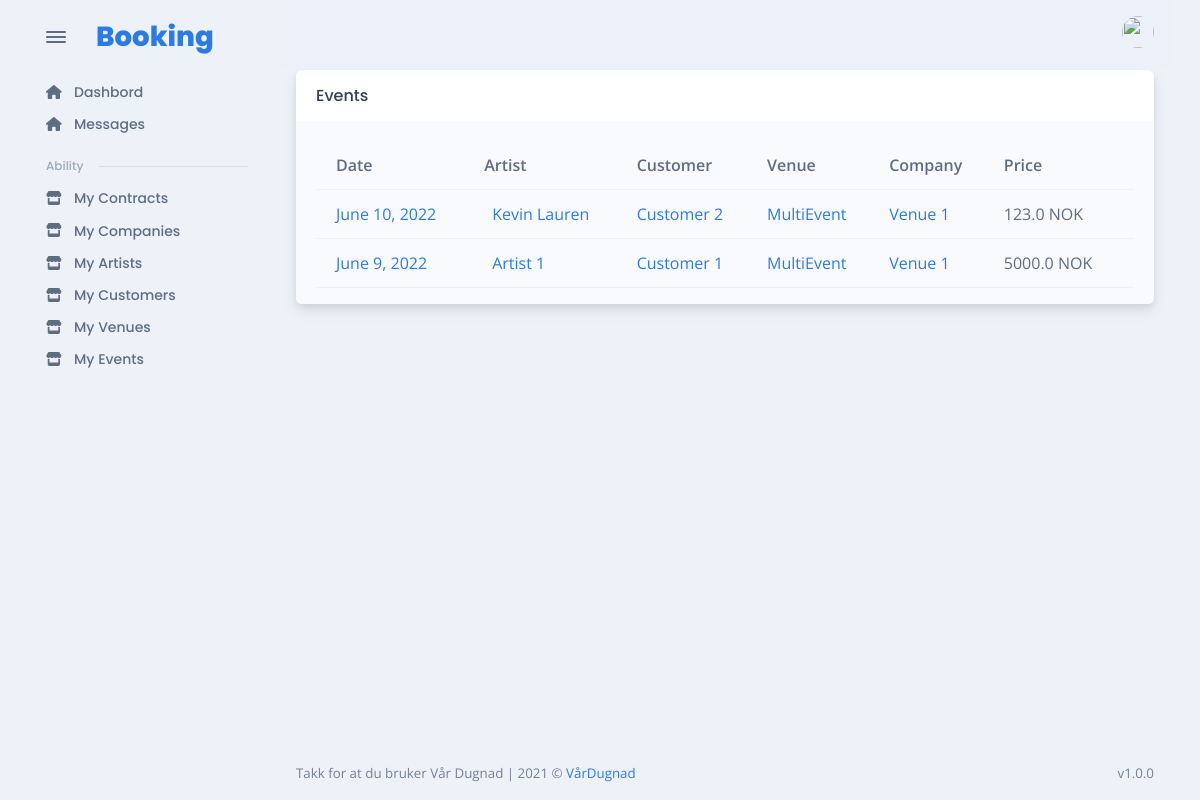
The page /event/list/ (signed in) on the database as committed earlier.
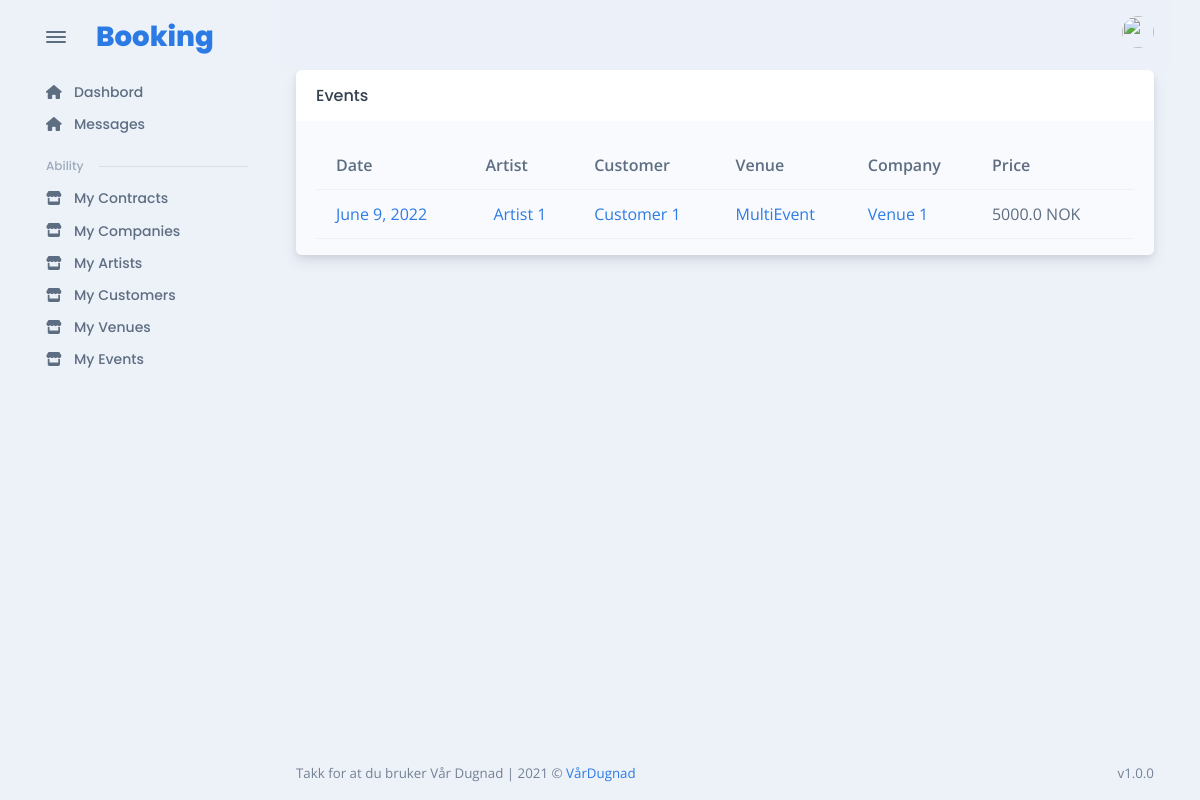
The same page on the database as committed later.
### contract/models.py (models this page shows, shortened)
class ContractEventTeam(models.Model):
    contract = models.ForeignKey(
        Contract, verbose_name=("Event"), on_delete=models.CASCADE
    )
    user = models.ForeignKey(
        User, verbose_name=("Event User"), on_delete=models.CASCADE
    )
    role = models.CharField("role", max_length=255)
    class Meta:
        unique_together = (
            "contract",
            "user",
        )

class Contract(models.Model):
    artist = models.ForeignKey(
        Artist, verbose_name=("Contract artist"), on_delete=models.CASCADE, null=True
    )
    customer = models.ForeignKey(
        Customer, verbose_name=("Customer"), on_delete=models.CASCADE, null=True
    )
    company = models.ForeignKey(
        Company, verbose_name=("Company"), on_delete=models.CASCADE, null=True
    )
    venue = models.ForeignKey(
        Venue, verbose_name=("Venue"), on_delete=models.CASCADE, null=True
    )
    price = models.FloatField(("Price"), max_length=255)
    payment_methods = models.TextField(("Payment Methods"), null=True)
    date = models.DateField("Date", null=True)
    comment = models.TextField(("Comment"), blank=True, null=True)
    visible = models.BooleanField(("Visible"), default=True, null=True)
    signed = models.BooleanField(("Signed"), default=False, null=True)
    ADITIONAL_STAFF_CHOICES = (
        ("Reise", "Reise"),
        ("Hotell", "Hotell"),
        ("Tono", "Tono"),
        ("Interntransport", "Interntransport"),
        ("Middag", "Middag"),
        ("Lunsj", "Lunsj"),
        ("Teknikk", "Teknikk"),
    )
    aditional_staff = MultiSelectField(choices=ADITIONAL_STAFF_CHOICES, null=True)
    contract = RichTextField("Artist Contract", null=True, blank=True)
    contract_pdf_url = models.CharField(
        ("Contract PDF"), max_length=150, null=True, blank=True
    )
    class Meta:
        unique_together = (
            "artist",
            "customer",
        )

### artist/models.py (models this page shows, shortened)
class Artist(models.Model):
    name = models.CharField("name", max_length=255, unique=True)
    technical_raider = RichTextField("technical raider")
    hospitality_raider = RichTextField("technical raider")
    active = models.BooleanField(default=True)

### customer/models.py (models this page shows, shortened)
class Customer(models.Model):
    organization_number = models.CharField("Organization number", max_length=255, unique=True)
    name = models.CharField("Name", max_length=255, unique=True)
    address = models.CharField("Address", max_length=255)
    zip_code = models.CharField("Zip Code", max_length=255)
    city = models.CharField("City", max_length=255)
    active = models.BooleanField(default=True)

### company/models.py (models this page shows, shortened)
class Company(models.Model):
    organization_number = models.CharField(("Organozation Number"), max_length=150)
    name = models.CharField(("Name"), max_length=150)
    address = models.CharField(("Address"), max_length=150)
    zip_code = models.CharField(("Zip Code"), max_length=50)
    city = models.CharField(("City"), max_length=50)
    terms = RichTextField("Terms", null=True)
    icon = models.FileField(("icon"), upload_to="category_image", null=True)
    active = models.BooleanField(("Active"), default=True)
    creator = models.ForeignKey(User, verbose_name=("creator"), related_name="company_creator", on_delete=models.CASCADE, null=True)

### venue/models.py (models this page shows, shortened)
class Venue(models.Model):
    name = models.CharField("Name", max_length=255)
    address = models.CharField("Address", max_length=255)
    zip_code = models.CharField("Zip Code", max_length=255)
    city = models.CharField("City", max_length=255)
    phone = models.CharField("Phone", max_length=255)
    email = models.EmailField("Email", max_length=255)
    capacity = models.CharField("Capacity", max_length=255)
    opening = models.TimeField(("Opening Time"), auto_now=False, auto_now_add=False)
    closing = models.TimeField(("Closing Time"), auto_now=False, auto_now_add=False)
    age_limit = models.IntegerField(("Age Limit"))
    comment = models.TextField(("Comment"), blank=True)
    equipment = models.TextField(("Equipment"), blank=True)
    POWER_CHOICES = (
        ("32 Amp Blå", "32 Amp Blå"),
        ("32 Amp rød", "32 Amp rød"),
        ("63 Amp Blå", "63 Amp Blå"),
        ("63 Amp rød", "63 Amp rød"),
    )
    power = MultiSelectField(choices=POWER_CHOICES)
    active = models.BooleanField(default=True)

### event/views.py (the view)
# urls.py: path("list/", MyEventsListView.as_view(), name="get_all_events"),
class MyEventsListView(LoginRequiredMixin, ListView):
    model = EventTeam
    template_name = "event/my_events_list.html"
    context_object_name = "event_team"
    def get_queryset(self):
        return handle_event.get_event_contracts_for_user(self.request.user)
    def dispatch(self, *args, **kwargs):
        dispatch_method = super(MyEventsListView, self).dispatch
        if not (
            self.request.user.is_staff
            or EventTeam.objects.filter(user=self.request.user)
        ):
            raise PermissionDenied
        return dispatch_method(*args, **kwargs)
    def get_context_data(self, **kwargs):
        context = super().get_context_data(**kwargs)
        context["has_perm"] = self.request.user.is_staff
        return context

### artist/templatetags/artist_tags.py (called while the page is built)
@register.filter
def has_access_to_artist(user):
    return ArtistAccess.objects.filter(access=user)

@register.filter
def get_name_hidden_block_contract(contract_id):
    return f"contract_id_hidden_block_{contract_id}"

### customer/templatetags/customer_tags.py (called while the page is built)
@register.filter
def has_access_to_customer(user):
    return CustomerAccess.objects.filter(access=user)

@register.filter
def user_has_customer_or_can_create_contract(user):
    return CustomerAccess.objects.filter(access=user, admin=True)

### event/services/handle_event.py (called while the page is built)
def get_event_contracts_for_user(user):
    return ContractEventTeam.objects.filter(user=user)

### event/templatetags/event_tags.py (called while the page is built)
@register.filter
def has_access_to_event(user):
    return EventTeam.objects.filter(user = user)

### users/models.py (called while the page is built)
    @property
    def is_staff(self):
        return self.staff

### venue/templatetags/venue_tags.py (called while the page is built)
@register.filter
def has_access_to_venue(user):
    return VenueAccess.objects.filter(access=user)

### templates/event/my_events_list.html (shortened to what this page needs)
{% extends 'base/auth_base.html' %}
{% load static %}
{% load widget_tweaks %}
{% load artist_tags %}
{% block content %}
<div class="card">
  <div class="card-header">
    <div class="row flex-between-center">
      <div class="col-4 col-sm-auto d-flex align-items-center pe-0">
        <h5 class="fs-0 mb-0 text-nowrap py-2 py-xl-0">Events</h5>
      </div>
    </div>
  </div>
  <div class="card-body bg-light pb-0">
    <div class="table-responsive scrollbar">
      {% if event_team|length %}
      <table class="table table-hover table-striped overflow-hidden contract_table_list">
        <thead>
          <tr>
          <th scope="col">Date</th>
          <th scope="col">Artist</th>
          <th scope="col">Customer</th>
          <th scope="col">Venue</th>
          <th scope="col">Company</th>
          <th score="col">Price</th>
          </tr>
      </thead>
        <tbody>
          {% for team in event_team %}
              <tr class="align-middle table_contract_main_row" id="{{team.contract.id|get_name_hidden_block_contract}}">
                <td><a href="{% url 'get_event_details' team.contract.id -1 %}">{{team.contract.date}}</a></td>
                <td class="text-nowrap">
                    <div class="d-flex align-items-center">
                    <div class="ms-2"><a href="{% url 'artist_details' team.contract.artist.id %}">{{team.contract.artist.name}}</a></div>
                    </div>
                </td>
                <td><div class="block">
                    <a href="{% url 'customer_details' team.contract.customer.id %}">{{team.contract.customer.name}}</a>
                </div></td>
                <td><div class="block">
                    <a href="{% url 'get_company_details' team.contract.company.id %}">{{team.contract.company.name}}</a>
                </div></td>
                <td><div class="block">
                    <a href="{% url 'get_venue_details' team.contract.venue.id %}">{{team.contract.venue.name}}</a>
                </div></td>
                <td>{{team.contract.price}} <span>NOK</span></td>
            </tr>
          {% endfor %}
        </tbody>
      </table>
      {% else %}
          <p>There is no event yet, try to add some</p>
      {% endif %}
    </div>
  </div>
  </div>
{% endblock %}

Rows that differ between the two databases and show on the page:
removed ContractEventTeam: contract "June 10, 2022", contract.artist.name "Kevin Lauren", contract.customer.name "Customer 2", contract.company.name "MultiEvent", contract.venue.name "Venue 1", contract.price "123.0"
